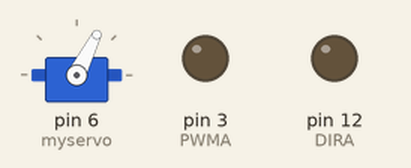
Simulated run of this sketch. Board: Arduino Uno, built with avr-gcc and run on an emulated ATmega328P. On the bench: servo, output pins drawn as LEDs (lit = HIGH).

Above: at 0.1 s.
At 5.1 s:
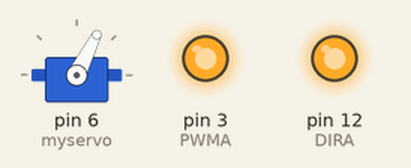
At 9.8 s:
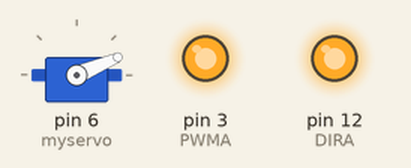
At 16.4 s:
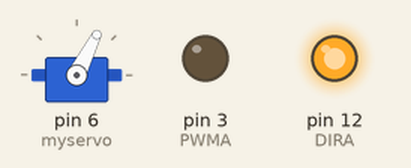
Timing chart, 0 to 17.9 s (numbered marks = the images above):
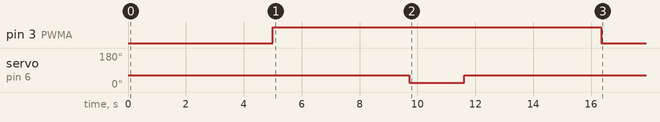

The sketch:

little__car_Alpha_2019.ino
```cpp
#include <Servo.h>


Servo myservo;
int PWMA = 3;
int DIRA = 12;

void Stop (){
digitalWrite (PWMA, LOW);
}

void straight(){
  myservo.write(63);//63 is straight
}

void forward(){
  myservo.write(63);
  digitalWrite(PWMA, HIGH);
  digitalWrite(DIRA, HIGH);
}
void right(){
  digitalWrite(PWMA, HIGH);
  myservo.write(23);
  digitalWrite(DIRA, HIGH);
}
void left(){
  digitalWrite(PWMA, HIGH);
  myservo.write(103);
  digitalWrite(DIRA, HIGH);
}


void setup() {
  //delay (1000)=25 in
  pinMode (DIRA, OUTPUT);
  pinMode (PWMA, OUTPUT);
  myservo.attach(6);
  straight();
  delay (5000);
  forward();
  delay (4724);
  right();
  delay (1900);
  forward();
  delay (4724);
  Stop();

}

void loop() {

}
```
